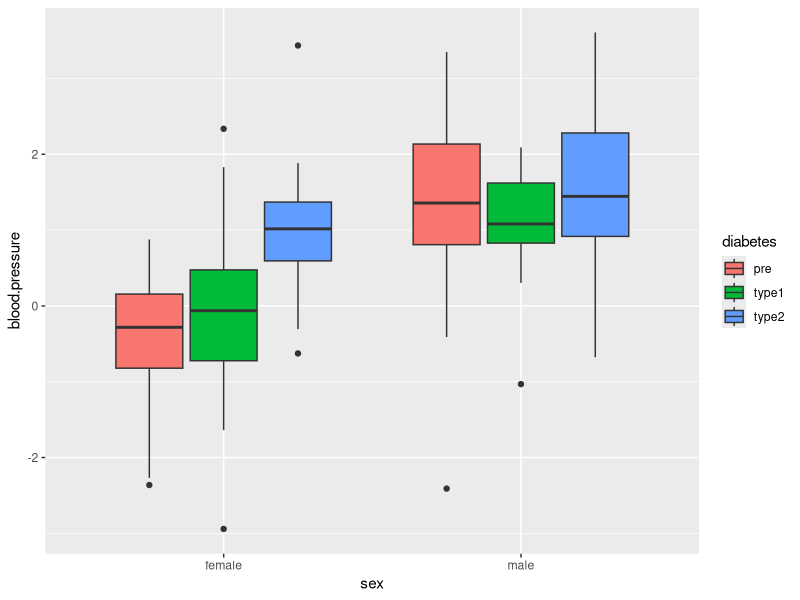
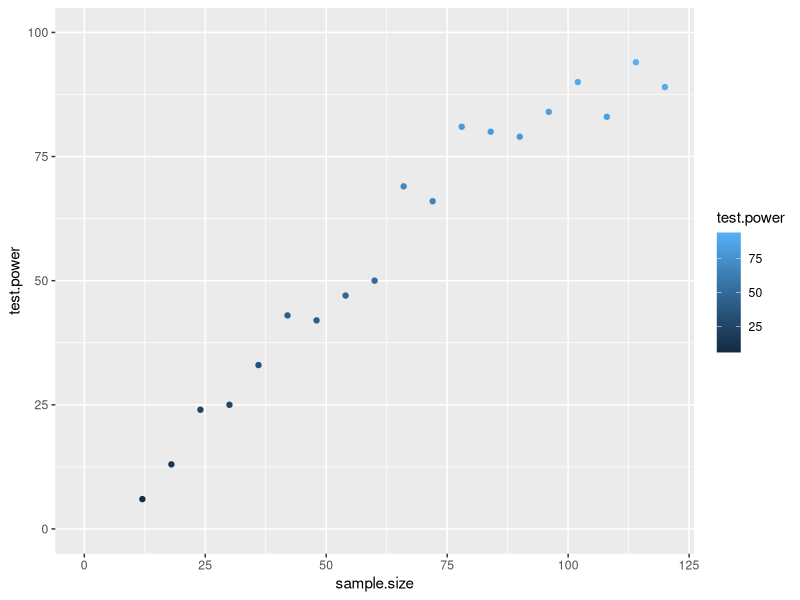
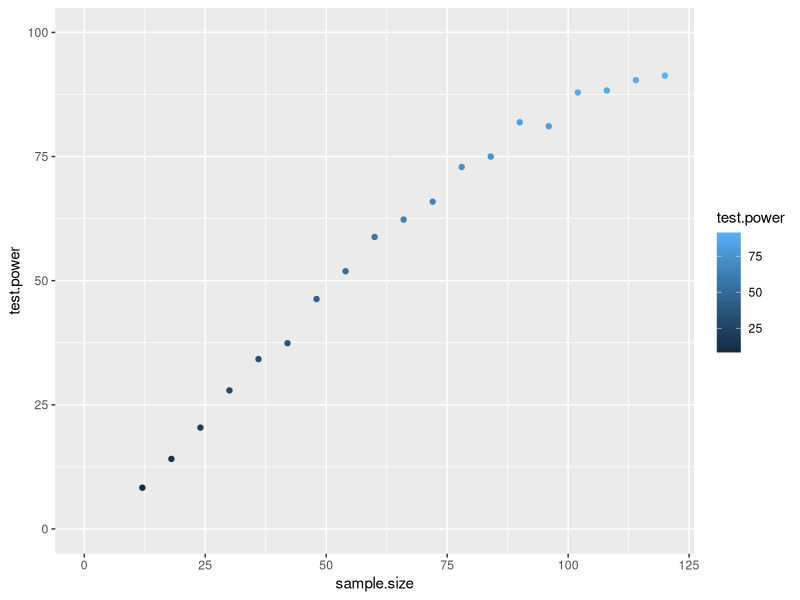

Source code (R) for these figures, in order:
## ---- chunk 1
# difference in blood pressure caused by gender
delta1 <- 1
# differences in blood pressure caused by diabetes type
delta2 <- c(0, 0, 0.5)
delta3 <- c(0, 0, 1)

GenData <- function(M){
  '
  Function generates a data set containing 6*M observations of 3 variables:
    blood.pressure - "normalized" level of blood pressure (negative values are possible)
    sex - indicates gender (male or female)
    diabetes - indicates type of diabetes (pre, type1, type2)
  
  Input: M - numeric (1/6 of sample size)
  Output: df - data frame (data set described above)
  '
  
  # generate only residuals
  blood.pressure <- rnorm(6*M)
  # make groups
  sex <- rep(c("female","male"), times=3*M)
  diabetes.type <- c("pre","type1", "type2")
  diabetes <- rep(diabetes.type, times=2*M)
  
  # differ the means in groups
  blood.pressure[sex=="male"] <- blood.pressure[sex=="male"] + delta1
  
  for (i in 1:3){
    blood.pressure[sex=="male" & diabetes==diabetes.type[i]] <- blood.pressure[sex=="male" & diabetes==diabetes.type[i]] + delta2[i]
    blood.pressure[sex=="female" & diabetes==diabetes.type[i]] <- blood.pressure[sex=="female" & diabetes==diabetes.type[i]] + delta3[i]
  }
  
  df <- data.frame(blood.pressure, sex = factor(sex), diabetes = factor(diabetes))
  
  return(df)
}

CalcPower <- function(N, M){
  '
  Function calculate the power of F test used in diagnostics of a linear model with two categorical variables (one nested effect).
  The significance level is set to 0.05.
  
  Input:
    N - numeric (number of simulations)
    M - numeric (1/6 of sample size)
  Output:
    power - numeric (power of the F test for nested effect)
  '
  
  alpha <- 0.05
  
  pvals <- replicate(N,
                     {
                       df <- GenData(M)  
                       model <- anova(lm(blood.pressure ~ sex/diabetes, data=df))
                       model[2,5]
                     })

  power <- round(100*mean(pvals < alpha),1)
  
  return(power)
}

## ---- chunk 2
set.seed(77)

# 1/6 of the size of whole sample
m <- 20

df <- GenData(m)

library("ggplot2")
ggplot(df, aes(x=sex, y=blood.pressure, fill=diabetes)) + geom_boxplot()
## ---- chunk 3
set.seed(77)

# number of simulations used to calculate power of F test
N <- 100

CalcPower(N, m)

## ---- chunk 4
set.seed(77)

powers <- sapply(2:m, function(x) CalcPower(N,x))

powers.df <- data.frame(sample.size = 6*(2:m), test.power = powers)

ggplot(powers.df, aes(x=sample.size, y=test.power, color=test.power)) +
  geom_point() +
  xlim(0, 6*m) +
  ylim(0, 100)

tmp <- min(which(powers>=80))

powers[(tmp-1):tmp]

# minimal sample size
6*tmp

## ---- chunk 5
set.seed(77)

# number of simulations used to calculate power of F test
N <- 1000

powers <- sapply(2:m, function(x) CalcPower(N,x))

powers.df <- data.frame(sample.size = 6*(2:m), test.power = powers)

ggplot(powers.df, aes(x=sample.size, y=test.power, color=test.power)) +
  geom_point() +
  xlim(0, 6*m) +
  ylim(0, 100)

tmp <- min(which(powers>=80))

powers[(tmp-1):tmp]

# minimal sample size
6*tmp
